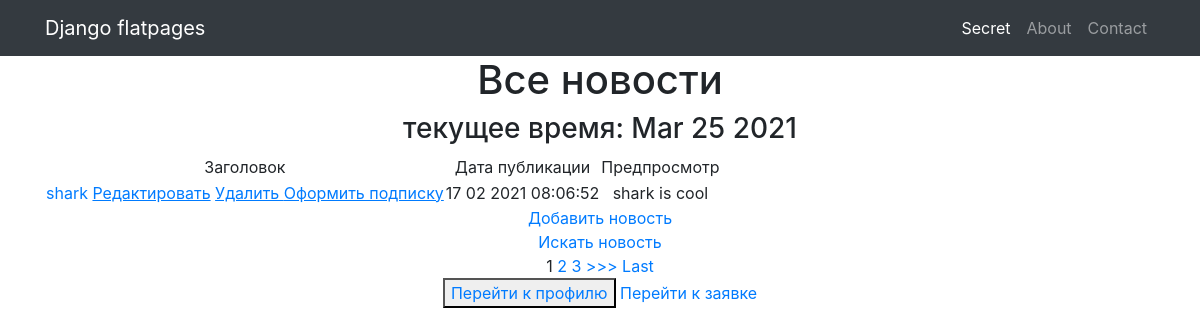
Page /news/ on the committed database.
### news/models.py (models this page shows, shortened)
class Post(models.Model):
    article='AR'
    news='NE'
    CATEGORYS=[(article,'статья'),
               (news,'новость')]
    to_author=models.ForeignKey(Author, on_delete = models.CASCADE)
    category_post = models.CharField(max_length = 2,
                                     choices = CATEGORYS,
                                     default = article)
    create_post=models.DateTimeField(auto_now_add = True)
    to_category=models.ManyToManyField(Category, through = 'PostCategory')
    header_post=models.CharField(max_length = 255)
    content_post=models.TextField()
    rating_post=models.IntegerField(default = 0)

### news/views.py (the view)
# urls.py: path('', cache_page(60*1)(NewsList.as_view()), name='news'),
class NewsList(ListView):
    model = Post
    template_name = 'news_app/news.html'
    context_object_name = 'news'
    ordering = ['-create_post']
    paginate_by = 1
    def get_context_data(self, **kwargs):
        context = super().get_context_data(**kwargs)
        context['time_now'] = datetime.datetime.utcnow()
        return context

### news/templatetags/censors.py (called while the page is built)
@register.filter(name='censors')
def censors(value):
    profanity=['Бакс', 'Хит', 'Акулы', 'акулы', 'адронный', 'частиц', 'Викинги', 'викинги', 'vikings', 'конунг', 'провидцы']
    b='<BEEP>'
    for p in profanity:
        value = value.replace(p,b)
    return value

### templates/news_app/news.html (shortened to what this page needs)
{% extends 'flatpages/default.html' %}
{% load censors %}
{% block content %}
    <h1>Все новости</h1>
    <h3>текущее время: {{ time_now | date:'M d Y' }}</h3>
    <table>
        <tr>
            <td>
                Заголовок
            </td>
            <td>
                Дата публикации
            </td>
            <td>
                Предпросмотр
            </td>
        </tr>
    {% for new in news %}
        <tr>
            <td>
                <a href="{% url 'news_detail' new.id %}">{{ new.header_post | censors }}</a>
                <a href="{% url 'news_update' new.id %}"><u>Редактировать</u></a>
                <a href="{% url 'news_delete' new.id %}"><u> Удалить </u></a>
                <a href="{% url 'category' new.id %}"><u> Оформить подписку </u></a>
            </td>
            <td>
                {{ new.create_post|date:'d m Y' }} {{ new.create_post|time:'H:i:s' }}
            </td>
            <td>
                {{ new.content_post | truncatechars:50 | censors }}
            </td>
        </tr>
    {% endfor %}
    </table>
    <a href="{% url 'news_create' %}">Добавить новость</a> <br>
    <a href="{% url 'news_search' %}">Искать новость</a> <br>
    {% if is_paginated %}
        {% for num in page_obj.paginator.page_range %}
            {% if page_obj.number == num %}
                <a>{{ num }}</a>
            {% elif num > page_obj.number|add:'-3' and num < page_obj.number|add:'3' %}
                <a href="?page={{ num }}">{{ num }}</a>
            {% endif %}
        {% endfor %}
        {% if page_obj.has_next %}
            <a href="?page={{ page_obj.next_page_number }}">>>></a>
            <a href="?page={{ page_obj.paginator.num_pages }}">Last</a>
        {% endif %}
    {% endif %}
    <br>
    <button> <a href="/"> Перейти к профилю</a> </button>
    <a href="{% url 'appointments:appointment' %}">Перейти к заявке</a> <br>
{% endblock content %}

### rows in the picture
Post: header_post|censors "shark", create_post "17 02 2021", create_post "08:06:52", content_post|censors "shark is cool"

### other values in the picture
{{ time_now | date:'M d Y' }} "Mar 25 2021"
{{ num }} "1"
{{ num }} "2" "3"
